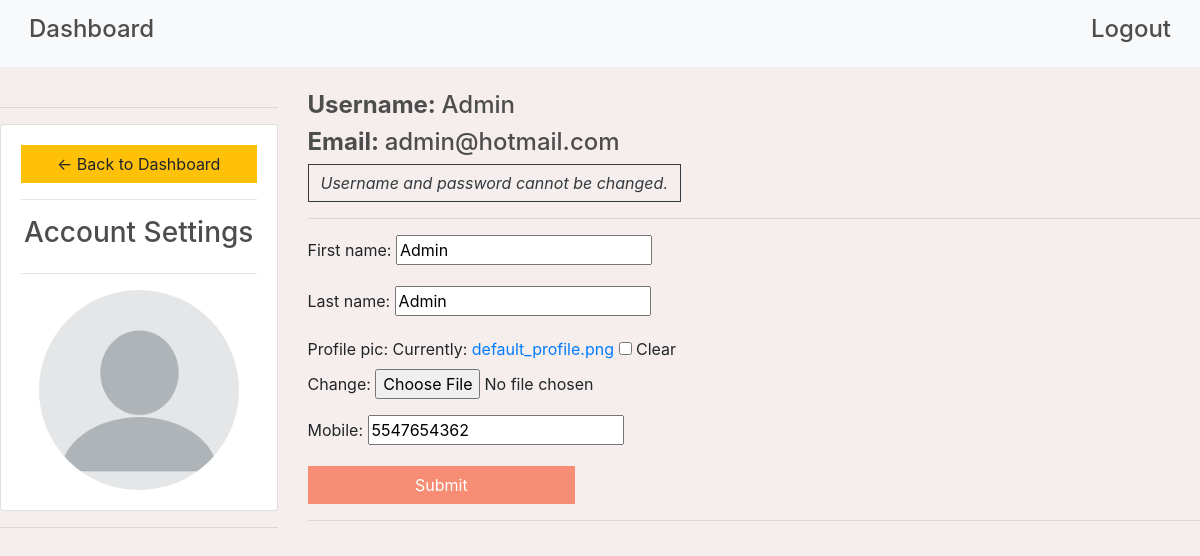
The app's page /account/ (signed in) with its own data.
### movie/models.py (models this page shows, shortened)
class Customer(models.Model):
    user = models.OneToOneField(User, null=True, blank=True, on_delete=models.CASCADE)
    username = models.CharField(max_length=100, null=True)
    first_name = models.CharField(max_length=100, null=True)
    last_name = models.CharField(max_length=100, null=True)
    email = models.CharField(max_length=50, null=True)
    profile_pic = models.ImageField(default="default_profile.png", null=True, blank=True)
    mobile = models.CharField(max_length=15, null=True)

### movie/views.py (the view)
# urls.py: path('account/', views.accountSettings, name="account"),
@login_required(login_url='login')
def accountSettings(request):
    customer = request.user.customer
    form = CustomerForm(instance=customer)
    if request.method == 'POST':
        form = CustomerForm(request.POST, request.FILES, instance=customer)
        if form.is_valid():
            form.save()
            messages.success(request, 'Your information has been updated.')
            return redirect('movies')
    context = {'form': form, 'customer': customer}
    return render(request, 'movie/settings.html', context)

### movie/forms.py
class CustomerForm(ModelForm):
    class Meta:
        model = Customer
        fields = '__all__'
        exclude = ['user', 'username', 'email']

### movie/templates/movie/settings.html (shortened to what this page needs)
{%  extends 'movie/main.html' %}
{% load static %}
{% block content %}
<link rel="stylesheet" type="text/css" href="{% static 'css/log_reg.css' %}">
<br>
<div class="row">
	<div class="col-md-3">
		<hr>
		<div class="card card-body">
			{% if request.user.is_staff %}
			<a class="btn btn-warning" href="{% url 'home' %}"> &#8592; Back to Dashboard</a>
			{% else %}
			<a class="btn btn-warning" href="{% url 'movies' %}"> &#8592; Back to Movies</a>
			{% endif %}
			<hr>
			<h3 style="text-align: center">Account Settings</h3>
			<hr>
			<img class="profile-pic" src="{{customer.profile_pic.url}}" >
		</div>
		<hr>
	</div>
	<div class="col-md-9">
		<h4><strong>Username: </strong>{{customer.username}}</h4>
		<h4><strong>Email: </strong>{{customer.email}}</h4>
		<h7><i class="btn btn-outline-dark">Username and password cannot be changed.</i></h7>
		<div class="cart cart-body">
			<hr>
			<form method="POST" action="" enctype="multipart/form-data">
				{{form.as_p}}
				<input class="btn signup_btn" type="submit" name="Update Information" value="Submit">
			</form>
			<hr>
		</div>
	</div>
</div>
{% endblock %}

### static/css/main.css (style rules this page uses)
body { background-color: hsl(0, 0%, 98%); }
h1,h2,h3,h4,h5,h6 { color:hsl(0, 0%, 30%); }
.btn { border-radius: 0; }

### static/css/log_reg.css (style rules this page uses)
body, html { margin: 0; padding: 0; height: 100%; background: #F6EEEC !important; }
.signup_btn { width: 30%; background: #F78D74 !important; color: white !important; }

### movie/templates/movie/settings.html (style rules this page uses)
.profile-pic { max-width: 200px; max-height:200px; margin: 0 auto; border-radius: 50%; }

### records on screen
Customer: profile_pic (placeholder picture), username "Admin", email "admin@hotmail.com", first_name "Admin", last_name "Admin", mobile "5547654362"
